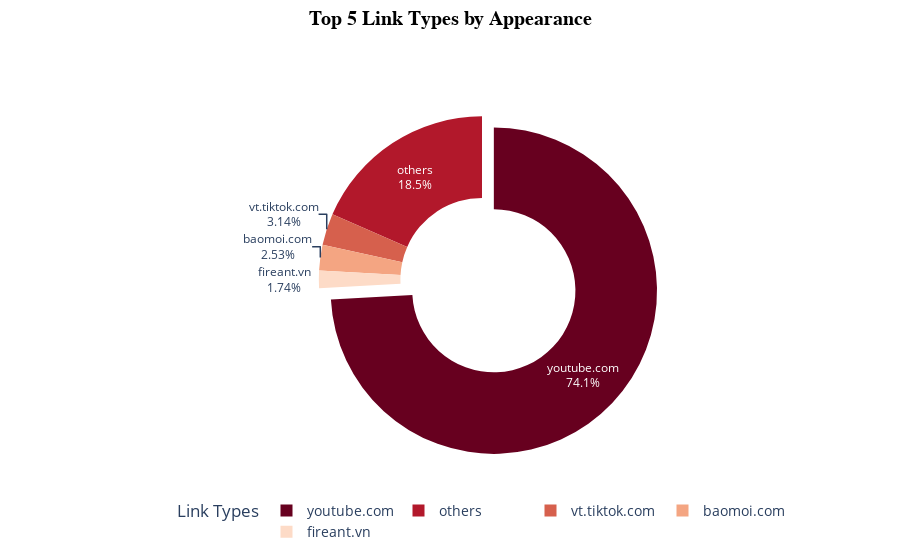

The notebook cell this image was saved under:
### Code cell
import plotly.express as px

# Lấy 5 loại link phổ biến nhất
top_5_links = link_type_counts['link_type'][:5].tolist()

# Thay thế các loại link ít phổ biến bằng 'others'
links_df['link_type'] = links_df['link_type'].apply(lambda x: x if x in top_5_links else 'others')

# Đếm số lần xuất hiện của từng loại link
link_type_counts = links_df['link_type'].value_counts().reset_index()
link_type_counts.columns = ['link_type', 'count']

# Tạo pie chart cải tiến
fig = px.pie(
    link_type_counts, 
    values='count', 
    names='link_type', 
    title='Top 5 Link Types by Appearance',
    color_discrete_sequence=px.colors.sequential.RdBu,  # Chọn bảng màu đẹp mắt
    hole=0.5  # Biểu đồ dạng Donut
)

# Tùy chỉnh hiển thị
fig.update_traces(
    textinfo='percent+label',  # Hiển thị cả tên và phần trăm
    hoverinfo='label+percent+value',  # Chi tiết khi di chuột
    pull=[0.1, 0, 0, 0, 0]  # Làm nổi bật loại link có tần suất cao nhất
)

fig.update_layout(
    title=dict(
        text='Top 5 Link Types by Appearance',
        font=dict(size=20, family='Arial', color='black', weight='bold'),
        x=0.5,  # Căn giữa tiêu đề
        y= 0.98
    ),
    legend=dict(
        title="Link Types",
        font=dict(size=14),
        orientation="h",  # Hiển thị chú thích ngang
        x=0.5,
        xanchor="center",
        y=-0.1  # Vị trí dưới biểu đồ
    )
)

# Hiển thị biểu đồ
fig.show()

### Figure 1 — Plotly figure (JSON) as saved in the notebook; plotly's stock layout.template omitted (floating-point values rounded to 4 significant figures)
{"data": [{"domain": {"x": [0, 1], "y": [0, 1]}, "hole": 0.5, "hoverinfo": "label+percent+value", "hovertemplate": "link_type=%{label}<br>count=%{value}<extra></extra>", "labels": ["youtube.com", "others", "vt.tiktok.com", "baomoi.com", "fireant.vn"], "legendgroup": "", "name": "", "pull": [0.1, 0, 0, 0, 0], "showlegend": true, "textinfo": "percent+label", "type": "pie", "values": [7899, 1966, 334, 269, 185]}], "layout": {"legend": {"font": {"size": 14}, "orientation": "h", "title": {"text": "Link Types"}, "tracegroupgap": 0, "x": 0.5, "xanchor": "center", "y": -0.1}, "piecolorway": ["rgb(103,0,31)", "rgb(178,24,43)", "rgb(214,96,77)", "rgb(244,165,130)", "rgb(253,219,199)", "rgb(247,247,247)", "rgb(209,229,240)", "rgb(146,197,222)", "rgb(67,147,195)", "rgb(33,102,172)", "rgb(5,48,97)"], "title": {"font": {"color": "black", "family": "Arial", "size": 20, "weight": "bold"}, "text": "Top 5 Link Types by Appearance", "x": 0.5, "y": 0.98}}}
